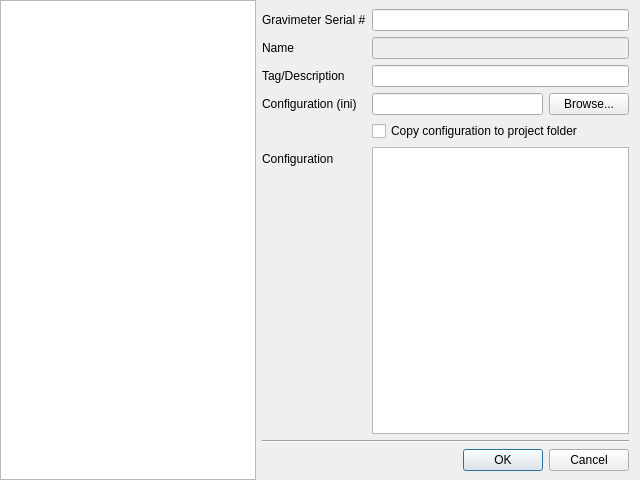
<?xml version="1.0" encoding="UTF-8"?>
<ui version="4.0">
 <class>AddMeterDialog</class>
 <widget class="QDialog" name="AddMeterDialog">
  <property name="geometry">
   <rect>
    <x>0</x>
    <y>0</y>
    <width>640</width>
    <height>480</height>
   </rect>
  </property>
  <property name="windowTitle">
   <string>Add Gravimeter</string>
  </property>
  <layout class="QHBoxLayout" name="horizontalLayout">
   <property name="leftMargin">
    <number>0</number>
   </property>
   <property name="topMargin">
    <number>0</number>
   </property>
   <property name="bottomMargin">
    <number>0</number>
   </property>
   <item>
    <widget class="QListWidget" name="qlw_metertype">
     <property name="sizePolicy">
      <sizepolicy hsizetype="Maximum" vsizetype="Expanding">
       <horstretch>0</horstretch>
       <verstretch>0</verstretch>
      </sizepolicy>
     </property>
     <property name="editTriggers">
      <set>QAbstractItemView::NoEditTriggers</set>
     </property>
    </widget>
   </item>
   <item>
    <layout class="QVBoxLayout" name="verticalLayout" stretch="0,0,0">
     <property name="bottomMargin">
      <number>9</number>
     </property>
     <item>
      <layout class="QFormLayout" name="formLayout">
       <property name="topMargin">
        <number>9</number>
       </property>
       <item row="0" column="0">
        <widget class="QLabel" name="ql_serial">
         <property name="text">
          <string>Gravimeter Serial #</string>
         </property>
         <property name="buddy">
          <cstring>qle_serial</cstring>
         </property>
        </widget>
       </item>
       <item row="0" column="1">
        <widget class="QLineEdit" name="qle_serial"/>
       </item>
       <item row="1" column="0">
        <widget class="QLabel" name="ql_name">
         <property name="text">
          <string>Name</string>
         </property>
        </widget>
       </item>
       <item row="1" column="1">
        <widget class="QLineEdit" name="qle_name">
         <property name="enabled">
          <bool>false</bool>
         </property>
        </widget>
       </item>
       <item row="2" column="0">
        <widget class="QLabel" name="ql_notes">
         <property name="text">
          <string>Tag/Description</string>
         </property>
        </widget>
       </item>
       <item row="2" column="1">
        <widget class="QLineEdit" name="qle_description"/>
       </item>
       <item row="3" column="0">
        <widget class="QLabel" name="ql_config">
         <property name="text">
          <string>Configuration (ini)</string>
         </property>
         <property name="buddy">
          <cstring>qle_config_path</cstring>
         </property>
        </widget>
       </item>
       <item row="3" column="1">
        <layout class="QHBoxLayout" name="horizontalLayout_2">
         <item>
          <widget class="QLineEdit" name="qle_config_path">
           <property name="sizePolicy">
            <sizepolicy hsizetype="MinimumExpanding" vsizetype="Fixed">
             <horstretch>0</horstretch>
             <verstretch>0</verstretch>
            </sizepolicy>
           </property>
          </widget>
         </item>
         <item>
          <widget class="QPushButton" name="qtb_browse_config">
           <property name="toolTip">
            <string>Browse for a meter configuration file</string>
           </property>
           <property name="text">
            <string>Browse...</string>
           </property>
          </widget>
         </item>
        </layout>
       </item>
       <item row="4" column="1">
        <widget class="QCheckBox" name="qchb_copy">
         <property name="toolTip">
          <string>Copy the original configuration into the project directory</string>
         </property>
         <property name="text">
          <string>Copy configuration to project folder</string>
         </property>
        </widget>
       </item>
       <item row="5" column="0">
        <widget class="QLabel" name="label">
         <property name="text">
          <string>Configuration</string>
         </property>
        </widget>
       </item>
       <item row="5" column="1">
        <widget class="QTableView" name="qtv_config_view">
         <property name="sizePolicy">
          <sizepolicy hsizetype="Minimum" vsizetype="MinimumExpanding">
           <horstretch>0</horstretch>
           <verstretch>0</verstretch>
          </sizepolicy>
         </property>
         <property name="sizeIncrement">
          <size>
           <width>0</width>
           <height>50</height>
          </size>
         </property>
         <property name="editTriggers">
          <set>QAbstractItemView::NoEditTriggers</set>
         </property>
         <property name="showDropIndicator" stdset="0">
          <bool>false</bool>
         </property>
         <attribute name="horizontalHeaderVisible">
          <bool>true</bool>
         </attribute>
         <attribute name="horizontalHeaderStretchLastSection">
          <bool>true</bool>
         </attribute>
         <attribute name="verticalHeaderVisible">
          <bool>false</bool>
         </attribute>
        </widget>
       </item>
      </layout>
     </item>
     <item>
      <widget class="Line" name="qline_1">
       <property name="orientation">
        <enum>Qt::Horizontal</enum>
       </property>
      </widget>
     </item>
     <item>
      <widget class="QDialogButtonBox" name="dialog_btns">
       <property name="orientation">
        <enum>Qt::Horizontal</enum>
       </property>
       <property name="standardButtons">
        <set>QDialogButtonBox::Cancel|QDialogButtonBox::Ok</set>
       </property>
      </widget>
     </item>
    </layout>
   </item>
  </layout>
 </widget>
 <resources>
  <include location="resources/resources.qrc"/>
 </resources>
 <connections>
  <connection>
   <sender>dialog_btns</sender>
   <signal>accepted()</signal>
   <receiver>AddMeterDialog</receiver>
   <slot>accept()</slot>
   <hints>
    <hint type="sourcelabel">
     <x>248</x>
     <y>254</y>
    </hint>
    <hint type="destinationlabel">
     <x>157</x>
     <y>274</y>
    </hint>
   </hints>
  </connection>
  <connection>
   <sender>dialog_btns</sender>
   <signal>rejected()</signal>
   <receiver>AddMeterDialog</receiver>
   <slot>reject()</slot>
   <hints>
    <hint type="sourcelabel">
     <x>316</x>
     <y>260</y>
    </hint>
    <hint type="destinationlabel">
     <x>286</x>
     <y>274</y>
    </hint>
   </hints>
  </connection>
 </connections>
</ui>
